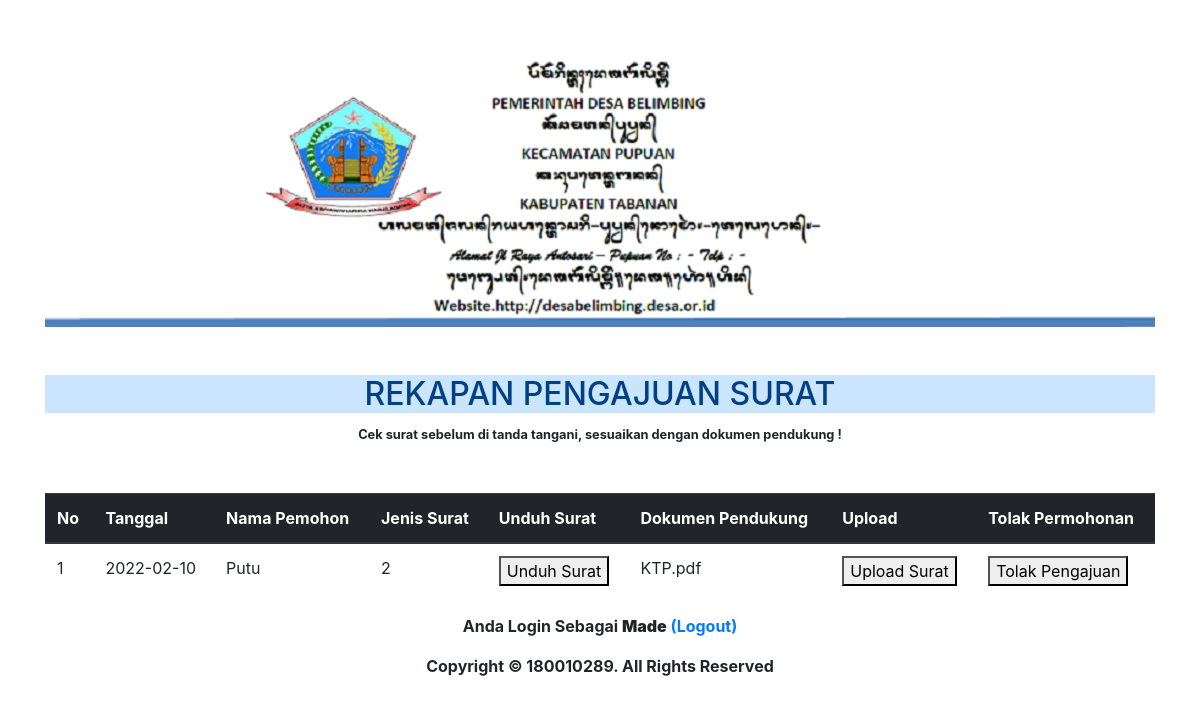
Screenshot of /permintaan_surat.php (signed in) with the database file from the repository.
### tables this page shows
CREATE TABLE `sk_belum_pernah_menikah` (
  `id` int(11) NOT NULL,
  `nama` varchar(1000) NOT NULL,
  `jenis_kelamin` varchar(1000) NOT NULL,
  `tempat_lahir` varchar(1000) NOT NULL,
  `tanggal_lahir` date NOT NULL,
  `kewarganegaraan` varchar(1000) NOT NULL,
  `agama` varchar(1000) NOT NULL,
  `pekerjaan` varchar(1000) NOT NULL,
  `alamat` varchar(1000) NOT NULL,
  `nik` varchar(1000) NOT NULL,
  `content` varchar(1000) NOT NULL,
  `createdAt` date NOT NULL DEFAULT current_timestamp(),
  `id_user` int(11) NOT NULL,
  `id_form` int(11) NOT NULL
);

### permintaan_surat.php (the view, shortened to what this page needs)
<!doctype html>
<html lang="en">
  <head>
    <link rel="stylesheet" href="https://maxcdn.bootstrapcdn.com/bootstrap/4.0.0/css/bootstrap.min.css">
  </head>
  <body>
    <div class="container">
<div class="head">
      <img src="images/kop.png" align="center">
    </div>
      <h2 class="alert-primary text-center mt-5">REKAPAN PENGAJUAN SURAT</h2>
      <small><center><b>Cek surat sebelum di tanda tangani, sesuaikan dengan dokumen pendukung !</small></center></b>
      <table class="table mt-5">
  <thead class="thead-dark">
    <tr>
      <th scope="col" align="center">No</th>
      <th scope="col">Tanggal</th>
      <th scope="col">Nama Pemohon</th>
      <th scope="col">Jenis Surat</th>
      <th scope="col">Unduh Surat</th>
      <th scope="col">Dokumen Pendukung</th>
      <th scope="col">Upload</th>
      <th scope="col">Tolak Permohonan</th>
    </tr>
  </thead>
<?php
include "koneksi.php";
$no=1;
$ambildata = mysqli_query($koneksi, "select * from sk_belum_pernah_menikah");
while ($tampil = mysqli_fetch_array($ambildata)){
echo "
  <tbody>
  <tr>
  <td>$no</td>
    <td>$tampil[createdAt]</td>
    <td>$tampil[nama]</td>
    <td>$tampil[id_form]</td>
    <td><button>Unduh Surat</button></td>
    <td>$tampil[content]</td>
    <td><button>Upload Surat</button></td>
    <td><button>Tolak Pengajuan</button></td>
  </tr>";
  $no++;
}
?>
  </tbody>
</table>
</div>
</body>
</html>
<p align=center><b>Anda Login Sebagai  <b><?php echo $_SESSION['username']; ?></b> <a href="logout.php"> (Logout)</a>
	<center><footer>Copyright © 180010289. All Rights Reserved  </center></footer>
	</body>

### rows the page displays
sk_belum_pernah_menikah: createdAt "2022-02-10", nama "Putu", id_form "2", content "KTP.pdf"

### other values shown
$_SESSION['username'] "Made"
